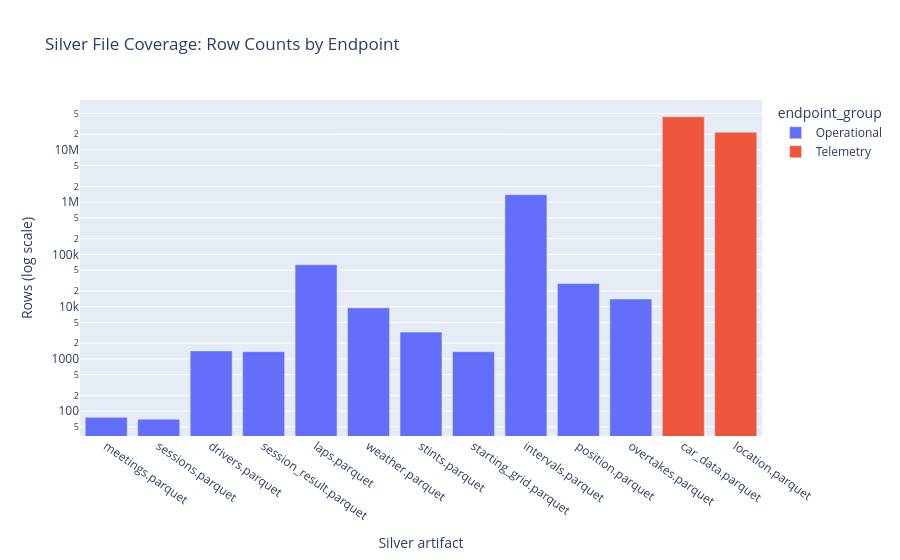

Notebook cell for this chart:
### Code cell
fig = px.bar(
    file_df,
    x="file",
    y="rows",
    color="endpoint_group",
    log_y=True,
    title="Silver File Coverage: Row Counts by Endpoint",
    labels={"rows": "Rows (log scale)", "file": "Silver artifact"},
)
fig.update_xaxes(tickangle=35)
fig.write_html(OUTPUT_CHARTS / "file_row_coverage.html", include_plotlyjs="cdn")
fig.show()

### Figure 1 — Plotly figure (JSON) as saved in the notebook; plotly's stock layout.template omitted (floating-point values rounded to 4 significant figures)
{"data": [{"hovertemplate": "endpoint_group=Operational<br>Silver artifact=%{x}<br>Rows (log scale)=%{y}<extra></extra>", "legendgroup": "Operational", "marker": {"color": "#636efa", "pattern": {"shape": ""}}, "name": "Operational", "orientation": "v", "showlegend": true, "textposition": "auto", "type": "bar", "x": ["meetings.parquet", "sessions.parquet", "drivers.parquet", "session_result.parquet", "laps.parquet", "weather.parquet", "stints.parquet", "starting_grid.parquet", "intervals.parquet", "position.parquet", "overtakes.parquet"], "xaxis": "x", "y": [76, 70, 1418, 1374, 63676, 9485, 3254, 1375, 1392480, 27767, 13985], "yaxis": "y"}, {"hovertemplate": "endpoint_group=Telemetry<br>Silver artifact=%{x}<br>Rows (log scale)=%{y}<extra></extra>", "legendgroup": "Telemetry", "marker": {"color": "#EF553B", "pattern": {"shape": ""}}, "name": "Telemetry", "orientation": "v", "showlegend": true, "textposition": "auto", "type": "bar", "x": ["car_data.parquet", "location.parquet"], "xaxis": "x", "y": [43076581, 21824928], "yaxis": "y"}], "layout": {"barmode": "relative", "legend": {"title": {"text": "endpoint_group"}, "tracegroupgap": 0}, "title": {"text": "Silver File Coverage: Row Counts by Endpoint"}, "xaxis": {"anchor": "y", "domain": [0.0, 1.0], "tickangle": 35, "title": {"text": "Silver artifact"}}, "yaxis": {"anchor": "x", "domain": [0.0, 1.0], "title": {"text": "Rows (log scale)"}, "type": "log"}}}
